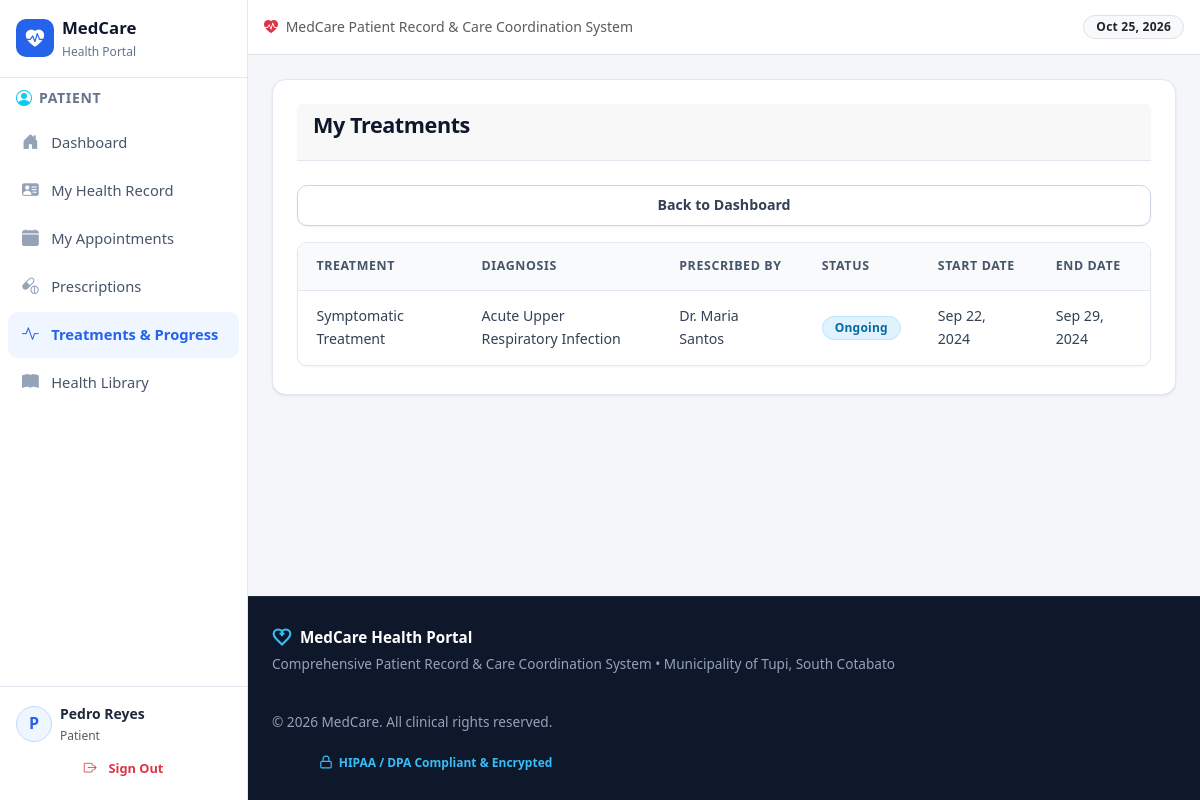
The page /pages/patient/my_treatments.php (signed in) on the database its author committed.
### tables this page shows
CREATE TABLE IF NOT EXISTS `treatments` (
  `treatment_id` int NOT NULL AUTO_INCREMENT,
  `consultation_id` int NOT NULL,
  `patient_id` int NOT NULL,
  `diagnosis_id` int DEFAULT NULL,
  `treatment_name` varchar(255) NOT NULL,
  `description` text,
  `instructions` text,
  `start_date` date DEFAULT NULL,
  `end_date` date DEFAULT NULL,
  `status` enum('pending','ongoing','completed','discontinued') DEFAULT 'pending',
  `prescribed_by` int NOT NULL,
  `created_at` timestamp NULL DEFAULT CURRENT_TIMESTAMP,
  `updated_at` timestamp NULL DEFAULT CURRENT_TIMESTAMP ON UPDATE CURRENT_TIMESTAMP,
  PRIMARY KEY (`treatment_id`),
  KEY `consultation_id` (`consultation_id`),
  KEY `diagnosis_id` (`diagnosis_id`),
  KEY `prescribed_by` (`prescribed_by`),
  KEY `idx_patient` (`patient_id`),
  KEY `idx_status` (`status`)
);

CREATE TABLE IF NOT EXISTS `diagnoses` (
  `diagnosis_id` int NOT NULL AUTO_INCREMENT,
  `consultation_id` int NOT NULL,
  `patient_id` int NOT NULL,
  `diagnosis_code` varchar(20) DEFAULT NULL,
  `diagnosis_name` varchar(255) NOT NULL,
  `description` text,
  `severity` enum('mild','moderate','severe') DEFAULT NULL,
  `diagnosed_by` int NOT NULL,
  `diagnosis_date` timestamp NULL DEFAULT CURRENT_TIMESTAMP,
  `created_at` timestamp NULL DEFAULT CURRENT_TIMESTAMP,
  `updated_at` timestamp NULL DEFAULT CURRENT_TIMESTAMP ON UPDATE CURRENT_TIMESTAMP,
  PRIMARY KEY (`diagnosis_id`),
  KEY `diagnosed_by` (`diagnosed_by`),
  KEY `idx_patient` (`patient_id`),
  KEY `idx_consultation` (`consultation_id`)
);

CREATE TABLE IF NOT EXISTS `users` (
  `user_id` int NOT NULL AUTO_INCREMENT,
  `username` varchar(50) NOT NULL,
  `password` varchar(255) NOT NULL,
  `role` enum('doctor','staff','patient') NOT NULL,
  `email` varchar(100) DEFAULT NULL,
  `full_name` varchar(100) NOT NULL,
  `is_active` tinyint(1) DEFAULT '1',
  `created_at` timestamp NULL DEFAULT CURRENT_TIMESTAMP,
  `updated_at` timestamp NULL DEFAULT CURRENT_TIMESTAMP ON UPDATE CURRENT_TIMESTAMP,
  PRIMARY KEY (`user_id`),
  UNIQUE KEY `username` (`username`),
  KEY `idx_role` (`role`),
  KEY `idx_username` (`username`)
);

### pages/patient/my_treatments.php (the view, shortened to what this page needs)
<?php
require_once __DIR__ . '/../../includes/header.php';
$database = new Database();
$conn = $database->getConnection();
$user_id = $_SESSION['user_id'];
$query = "SELECT patient_id FROM patients WHERE user_id = ?";
$stmt = $conn->prepare($query);
$stmt->execute([$user_id]);
$patient = $stmt->fetch();
$patient_id = $patient['patient_id'];
$query = "
    SELECT t.*, d.diagnosis_name, u.full_name as doctor_name
    FROM treatments t
    LEFT JOIN diagnoses d ON t.diagnosis_id = d.diagnosis_id
    LEFT JOIN users u ON t.prescribed_by = u.user_id
    WHERE t.patient_id = ?
    ORDER BY t.start_date DESC
";
$stmt = $conn->prepare($query);
$stmt->execute([$patient_id]);
$treatments = $stmt->fetchAll();
?>
<div class="card">
    <div class="card-header">
        <h2>My Treatments</h2>
    </div>
    <div class="card-body">
        <div class="btn-group" style="margin-bottom: 1rem;">
            <a href="<?php echo BASE_URL; ?>/pages/patient/dashboard.php" class="btn btn-secondary">Back to Dashboard</a>
        </div>
        <?php if (empty($treatments)): ?>
            <div class="empty-state">
                <p>No treatments found.</p>
            </div>
        <?php else: ?>
            <div class="table-container">
                <table>
                    <thead>
                        <tr>
                            <th>Treatment</th>
                            <th>Diagnosis</th>
                            <th>Prescribed By</th>
                            <th>Status</th>
                            <th>Start Date</th>
                            <th>End Date</th>
                        </tr>
                    </thead>
                    <tbody>
                        <?php foreach ($treatments as $treatment): ?>
                            <tr>
                                <td><?php echo htmlspecialchars($treatment['treatment_name'] ?? ''); ?></td>
                                <td><?php echo htmlspecialchars($treatment['diagnosis_name'] ?? 'N/A'); ?></td>
                                <td><?php echo htmlspecialchars($treatment['doctor_name'] ?? 'N/A'); ?></td>
                                <td>
                                    <span class="badge badge-<?php echo $treatment['status'] === 'completed' ? 'success' : ($treatment['status'] === 'ongoing' ? 'info' : 'warning'); ?>">
                                        <?php echo ucfirst($treatment['status'] ?? ''); ?>
                                    </span>
                                </td>
                                <td><?php echo $treatment['start_date'] ? date('M d, Y', strtotime($treatment['start_date'])) : 'N/A'; ?></td>
                                <td><?php echo $treatment['end_date'] ? date('M d, Y', strtotime($treatment['end_date'])) : 'N/A'; ?></td>
                            </tr>
                        <?php endforeach; ?>
                    </tbody>
                </table>
            </div>
        <?php endif; ?>
    </div>
</div>
<?php require_once __DIR__ . '/../../includes/footer.php'; ?>

### assets/css/style.css (style rules this page uses)
:root { --primary: #2563eb; --primary-hover: #1d4ed8; --primary-light: #eff6ff; --primary-border: #bfdbfe; --teal: #0d9488; --teal-hover: #0f766e; --teal-light: #f0fdfa; --teal-border: #99f6e4; --success: #16a34a; --success-hover: #15803d; --success-light: #f0fdf4; --success-border: #86efac; --warning: #d97706; --warning-hover: #b45309; --warning-light: #fffbeb; --warning-border: #fde68a; --danger: #dc2626; --danger-hover: #b91c1c; --danger-light: #fef2f2; --danger-border: #fca5a5; --critical: #b91c1c; --critical-light: #fee2e2; --slate-900: #0f172a; --slate-800: #1e293b; --slate-700: #334155; --slate-600: #475569; --slate-500: #64748b; --slate-400: #94a3b8; --slate-300: #cbd5e1; --slate-200: #e2e8f0; --slate-100: #f1f5f9; --slate-50: #f8fafc; --radius-sm: 6px; --radius-md: 10px; --radius-lg: 14px; --radius-xl: 20px; --radius-full: 9999px; --shadow-xs: 0 1px 2px 0 rgba(0, 0, 0, 0.05); --shadow-sm: 0 1px 3px 0 rgba(0, 0, 0, 0.08), 0 1px 2px -1px rgba(0, 0, 0, 0.05); --shadow-md: 0 4px 6px -1px rgba(0, 0, 0, 0.08), 0 2px 4px -2px rgba(0, 0, 0, 0.05); --shadow-lg: 0 10px 15px -3px rgba(0, 0, 0, 0.08), 0 4px 6px -4px rgba(0, 0, 0, 0.04); --shadow-xl: 0 20px 25px -5px rgba(0, 0, 0, 0.1), 0 8px 10px -6px rgba(0, 0, 0, 0.05); --transition-fast: 0.15s cubic-bezier(0.4, 0, 0.2, 1); --transition-normal: 0.25s cubic-bezier(0.4, 0, 0.2, 1); }
*, *::before, *::after { margin: 0; padding: 0; box-sizing: border-box; }
html { font-size: 16px; scroll-behavior: smooth; }
body { font-family: 'Plus Jakarta Sans', system-ui, -apple-system, BlinkMacSystemFont, 'Segoe UI', Roboto, Helvetica, Arial, sans-serif; line-height: 1.6; color: var(--slate-800); background-color: #f4f6fa; min-height: 100vh; display: flex; flex-direction: column; -webkit-font-smoothing: antialiased; -moz-osx-font-smoothing: grayscale; }
a { color: var(--primary); text-decoration: none; transition: color var(--transition-fast); }
.card { background: #ffffff; border-radius: var(--radius-lg); border: 1px solid var(--slate-200); padding: 1.5rem; margin-bottom: 1.5rem; box-shadow: var(--shadow-sm); transition: box-shadow var(--transition-normal), border-color var(--transition-normal); }
.card-header { display: flex; align-items: center; justify-content: space-between; flex-wrap: wrap; gap: 0.75rem; border-bottom: 1px solid var(--slate-200); padding-bottom: 0.85rem; margin-bottom: 1.25rem; }
.card-header h2 { color: var(--slate-900); font-size: 1.35rem; font-weight: 700; letter-spacing: -0.02em; }
.card-body { padding: 0.25rem 0; }
.btn { display: inline-flex; align-items: center; justify-content: center; gap: 0.5rem; padding: 0.6rem 1.25rem; border: 1px solid transparent; border-radius: var(--radius-md); font-size: 0.885rem; font-weight: 600; cursor: pointer; text-decoration: none; transition: all var(--transition-fast); font-family: inherit; line-height: 1.4; }
.btn-secondary { background: #ffffff; color: var(--slate-700); border: 1px solid var(--slate-300); box-shadow: var(--shadow-xs); }
.btn-group { display: flex; gap: 0.65rem; flex-wrap: wrap; align-items: center; }
.table-container { overflow-x: auto; border-radius: var(--radius-md); border: 1px solid var(--slate-200); background: #ffffff; box-shadow: var(--shadow-xs); }
table { width: 100%; border-collapse: separate; border-spacing: 0; background: #ffffff; }
table th { background: var(--slate-50); color: var(--slate-600); font-weight: 700; font-size: 0.775rem; text-transform: uppercase; letter-spacing: 0.05em; padding: 0.85rem 1.15rem; border-bottom: 1px solid var(--slate-200); text-align: left; white-space: nowrap; }
table td { padding: 0.9rem 1.15rem; text-align: left; border-bottom: 1px solid var(--slate-100); color: var(--slate-700); font-size: 0.885rem; vertical-align: middle; }
table tbody tr:last-child td { border-bottom: none; }
table tbody tr { transition: background var(--transition-fast); }
.badge { display: inline-flex; align-items: center; gap: 0.35rem; padding: 0.3rem 0.75rem; border-radius: var(--radius-full); font-size: 0.75rem; font-weight: 700; text-transform: capitalize; letter-spacing: 0.02em; }
.badge-info { background: #e0f2fe; color: #0369a1; border: 1px solid #bae6fd; }

### rows shown on the page
treatments: treatment_name "Symptomatic Treatment", diagnosis.diagnosis_name "Acute Upper Respiratory Infection", prescribed_by.full_name "Dr. Maria Santos", status "Ongoing", start_date "Sep 22, 2024", end_date "Sep 29, 2024"

### other values the page prints
$user_initials "P"
$user_name "Pedro Reyes"
$user_role "Patient"
